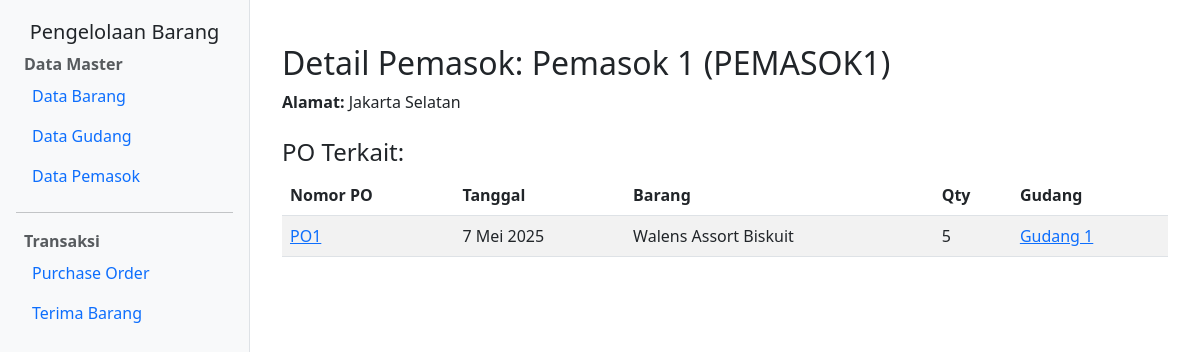
The app's page /pemasok/detail/2/ with its own data.
### app_barang/models.py (models this page shows, shortened)
class Pemasok(models.Model):
    kode = models.CharField(max_length=50, null=False, unique=True)
    nama = models.CharField(max_length=100, null=False, blank=False)
    alamat = models.TextField(null=False, blank=False)

class PO(models.Model):
    nomor_po = models.CharField(max_length=50, unique=True, null=False, blank=False)
    tanggal = models.DateField(null=False, blank=False)
    pemasok = models.ForeignKey(Pemasok, on_delete=models.PROTECT, null=False)
    gudang = models.ForeignKey(Gudang, on_delete=models.PROTECT, null=False)
    alamat_kirim = models.TextField(null=False, blank=False)
    kode_barang = models.ForeignKey(Barang, on_delete=models.PROTECT, null=False)
    qty_po = models.PositiveIntegerField(null=False)
    harga = models.DecimalField(max_digits=12, decimal_places=2, null=False)
    qty_terima = models.PositiveIntegerField(default=0)

class Barang(models.Model):
    TIPE_CHOICES = [
        ('G', 'General'),
        ('D', 'Detail'),
    ]
    kode = models.CharField(max_length=50, null=False, unique=True)
    nama = models.CharField(max_length=100, null=False, blank=False)
    tipe = models.CharField(max_length=1, choices=TIPE_CHOICES, null=False, blank=False)
    level = models.IntegerField(null=False, blank=False)
    induk = models.CharField(max_length=50, null=True, blank=True)
    satuan = models.CharField(max_length=20, null=True, blank=True)
    harga = models.DecimalField(max_digits=12, decimal_places=2, null=True, blank=True)
    qty_stok = models.PositiveIntegerField(default=0)

class Gudang(models.Model):
    kode = models.CharField(max_length=50, null=False, unique=True)
    nama = models.CharField(max_length=100, null=False, blank=False)
    alamat = models.TextField(null=False, blank=False)

### app_barang/views.py (the view)
# urls.py: path('pemasok/detail/<int:pk>/', views.pemasok_detail, name='pemasok_detail'),
def pemasok_detail(request, pk):
    pemasok = get_object_or_404(Pemasok, pk=pk)
    po_terkait = PO.objects.filter(pemasok=pemasok).select_related('kode_barang', 'gudang')
    return render(request, 'app_barang/pemasok/pemasok_detail.html', {
        'pemasok': pemasok,
        'po_terkait': po_terkait,
    })

### app_barang/templates/app_barang/pemasok/pemasok_detail.html
{% extends 'app_barang/layout/base.html' %}
{% block content %}
  <div class="container mt-4">
    <h2>Detail Pemasok: {{ pemasok.nama }} ({{ pemasok.kode }})</h2>
    <p><strong>Alamat:</strong> {{ pemasok.alamat }}</p>
    <h4 class="mt-4">PO Terkait:</h4>
    <table class="table table-striped">
      <thead>
        <tr>
          <th>Nomor PO</th>
          <th>Tanggal</th>
          <th>Barang</th>
          <th>Qty</th>
          <th>Gudang</th>
        </tr>
      </thead>
      <tbody>
        {% for po in po_terkait %}
          <tr>
            <td><a href="{% url 'po_detail' po.pk %}">{{ po.nomor_po }}</a></td>
            <td>{{ po.tanggal }}</td>
            <td>{{ po.kode_barang.nama }}</td>
            <td>{{ po.qty_po }}</td>
            <td><a href="{% url 'gudang_detail' po.gudang.pk %}">{{ po.gudang.nama }}</a></td>
          </tr>
        {% empty %}
          <tr><td colspan="5">Tidak ada PO untuk pemasok ini.</td></tr>
        {% endfor %}
      </tbody>
    </table>
  </div>
{% endblock %}

### app_barang/templates/app_barang/layout/base.html (style rules this page uses)
body { min-height: 100vh; display: flex; }

### records on screen
Pemasok: nama "Pemasok 1", kode "PEMASOK1", alamat "Jakarta Selatan"
PO: nomor_po "PO1", tanggal "7 Mei 2025", kode_barang.nama "Walens Assort Biskuit", qty_po "5", gudang.nama "Gudang 1"
